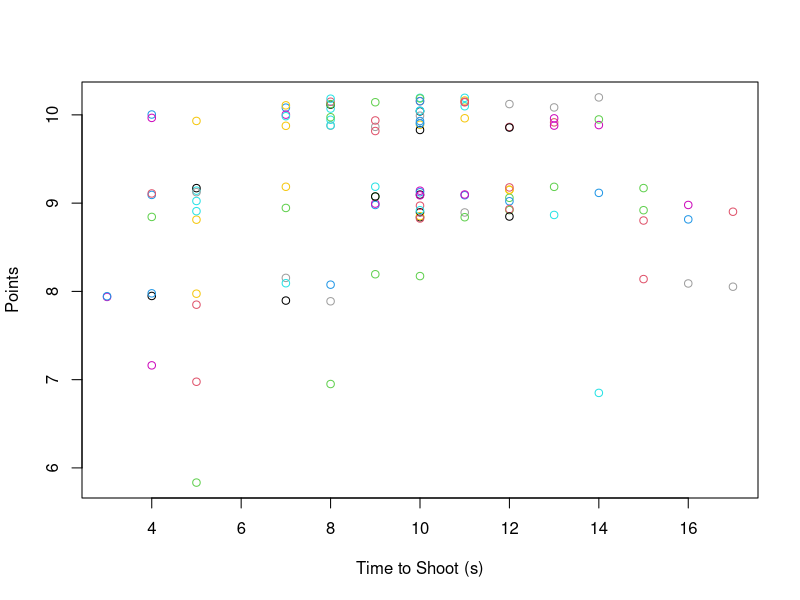
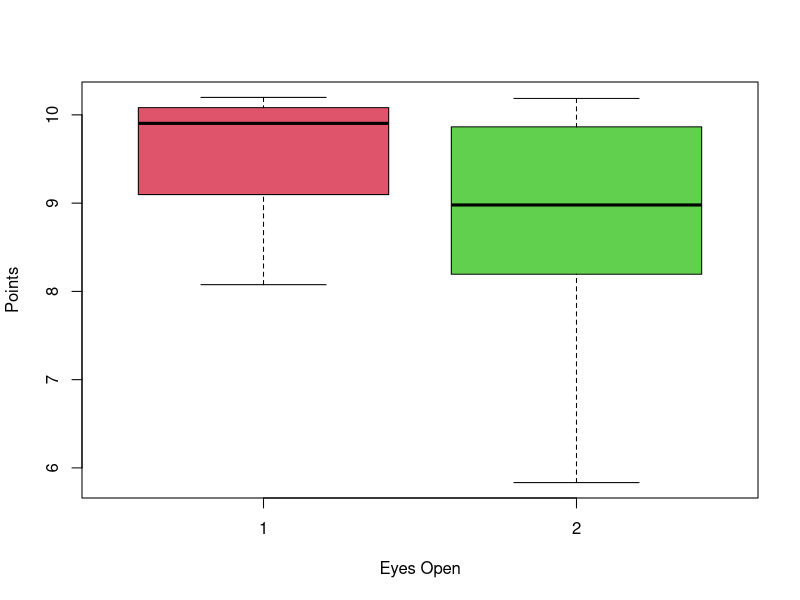
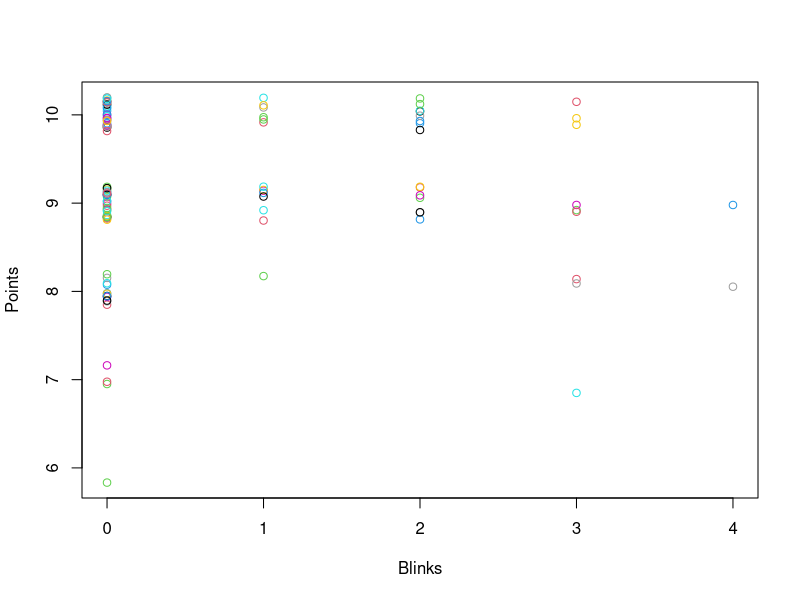
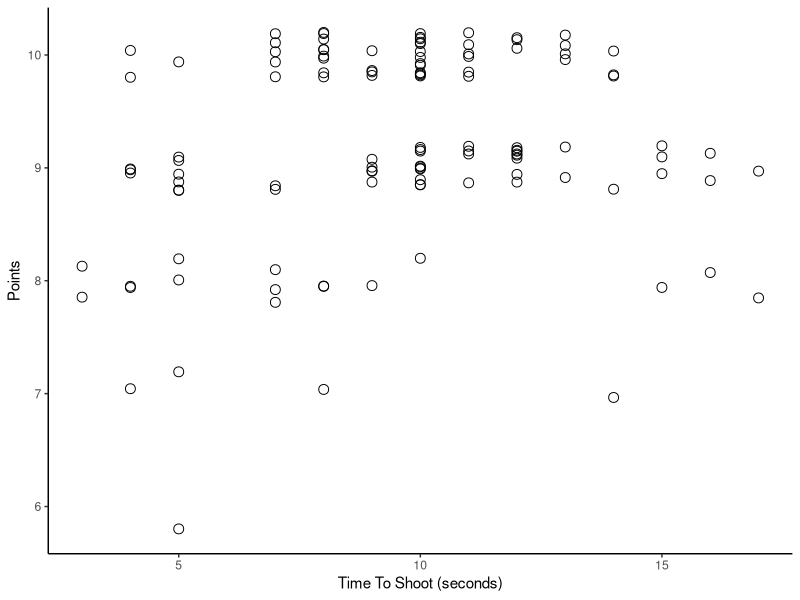
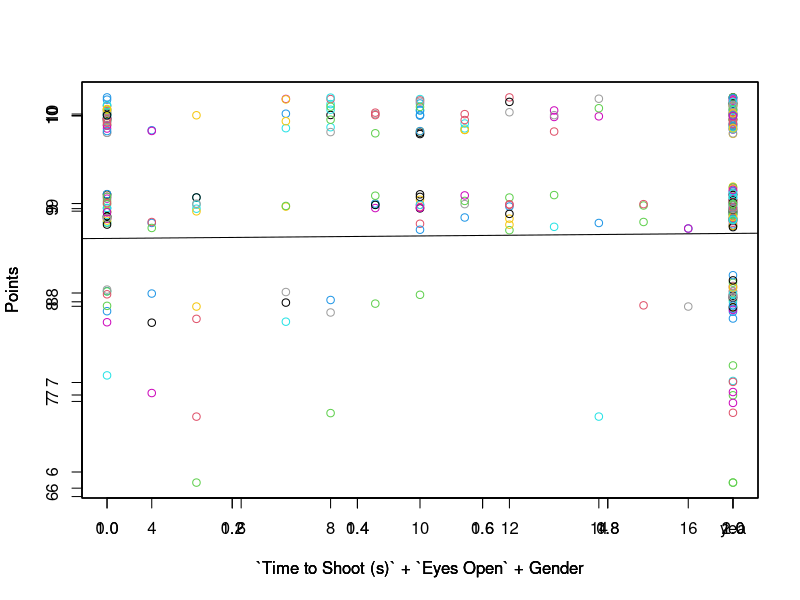
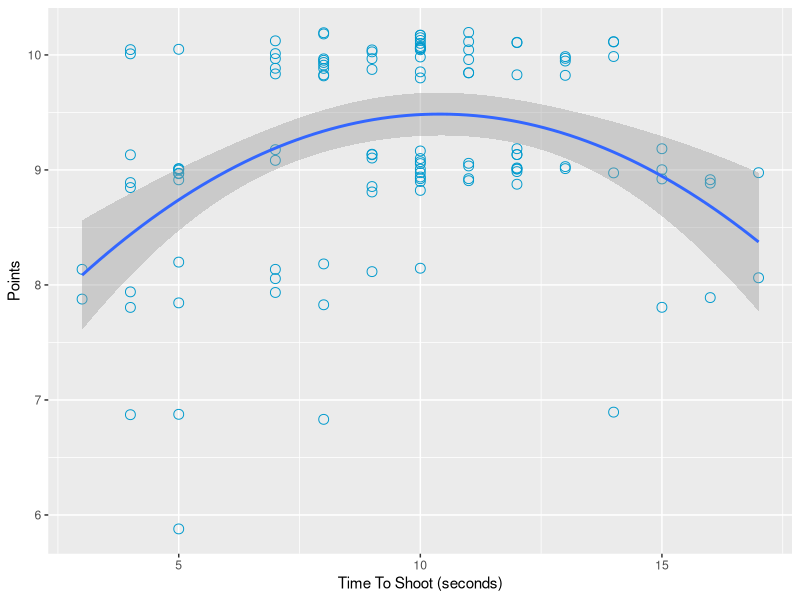

The R source for these figures, in order:
## ---- chunk 1
library(readxl)
library(tidyr)
library(dbplyr)
library(ggplot2)
## ---- chunk 2

DATA  = read_excel("stor 538 playoffs round 1 archery data.xlsx")


DATA = DATA[,-c(1)]
DATA = DATA[,c(1:23)]
DATA = na.omit(DATA)

DATA$`Eyes Open` = as.factor(DATA$`Eyes Open`)
head(DATA)
## ---- chunk 3
Model = lm(Points ~ `Time to Shoot (s)`+ `Eyes Open`+ Blinks + Gender, data = DATA)
summary(Model)


Model1 = lm(DATA$Points ~ DATA$`Time to Shoot (s)`)
Model2 = lm(DATA$Points ~ DATA$`Eyes Open`)
Model3 = lm(DATA$Points ~ DATA$Blinks)

print("YO YO YO")
#summary(Model1)
#summary(Model2)
#summary(Model3)
BackwardModel = step(Model, direction = "backward")
## ---- chunk 4
plot(jitter(Points) ~ `Time to Shoot (s)`+ `Eyes Open`+ Blinks, data = DATA, ylab="Points", col = 2:21)


ggplot(data = DATA, mapping = aes(x = DATA$`Time to Shoot (s)`, y = jitter(DATA$Points))) + geom_point(colour = "black", shape = 21, size = 3) + theme_classic() + xlab("Time To Shoot (seconds)") + ylab("Points") 

summary(BackwardModel)
## ---- chunk 5
DATA$`Eyes Open` = as.numeric(DATA$`Eyes Open`)
DATA$Gender = as.numeric(as.factor(DATA$Gender))


DATA$Gender = ifelse(DATA$Gender == 1, 0, ifelse(DATA$Gender == 2, 1, 3))


plot(jitter(Points) ~ `Time to Shoot (s)`, data = DATA, ylab="Points", col = 2:21, xlab = "`Time to Shoot (s)` + `Eyes Open` + Gender")
par(new=TRUE)
plot(jitter(Points) ~ `Eyes Open`, data = DATA, ylab="Points", col = 2:21, xlab = "`Time to Shoot (s)` + `Eyes Open` + Gender")
par(new = TRUE)
plot(jitter(Points) ~ Gender, data = DATA, ylab="Points", col = 2:21,xlab = "`Time to Shoot (s)` + `Eyes Open` + Gender")
abline(BackwardModel)
axis(labels = "yea", at = 1, side = "1")
## ---- chunk 6
last = lm(Points ~ poly(`Time to Shoot (s)`,4), data = DATA)
summary(last)


ggplot(data=DATA,aes(DATA$`Time to Shoot (s)`, jitter(DATA$Points))) + geom_point(colour = "deepskyblue3", shape = 21, size = 3) + 
   geom_smooth(method = "lm", formula = y ~ poly(x, 2)) + theme_update() + xlab("Time To Shoot (seconds)") + ylab("Points") +   scale_color_identity()
